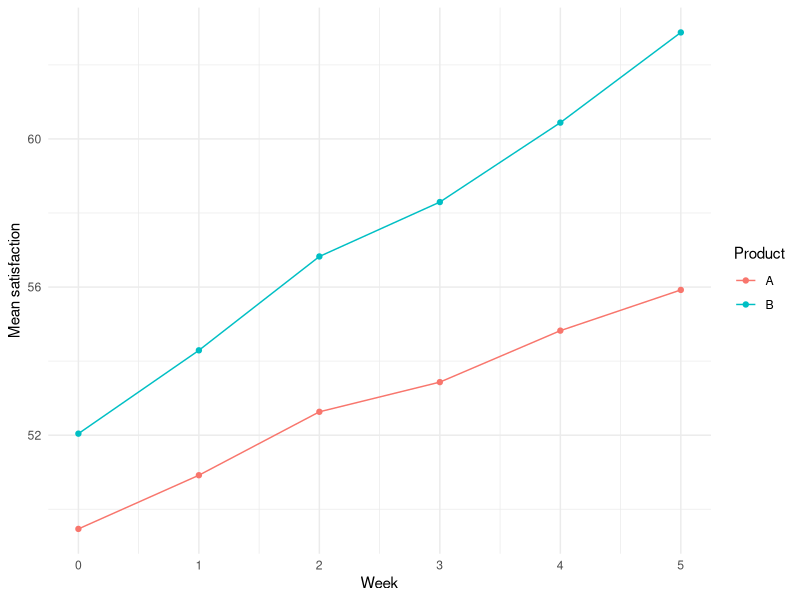
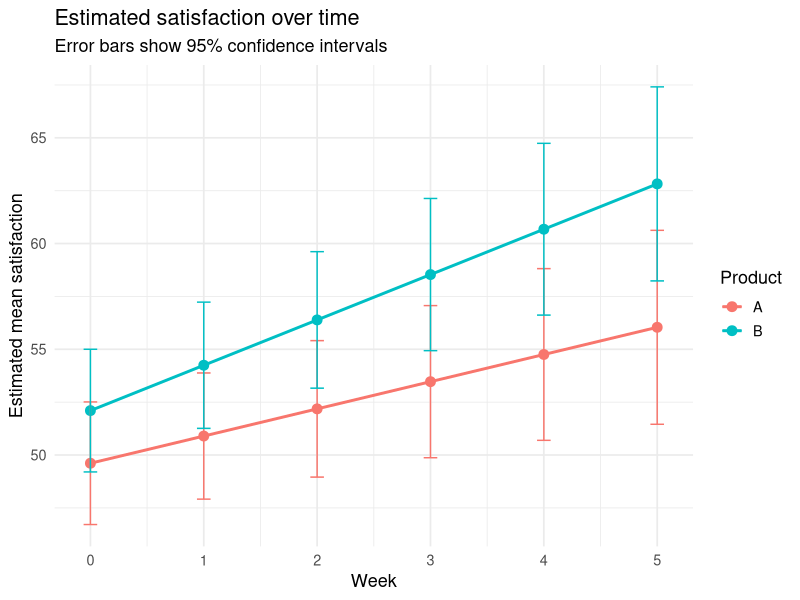
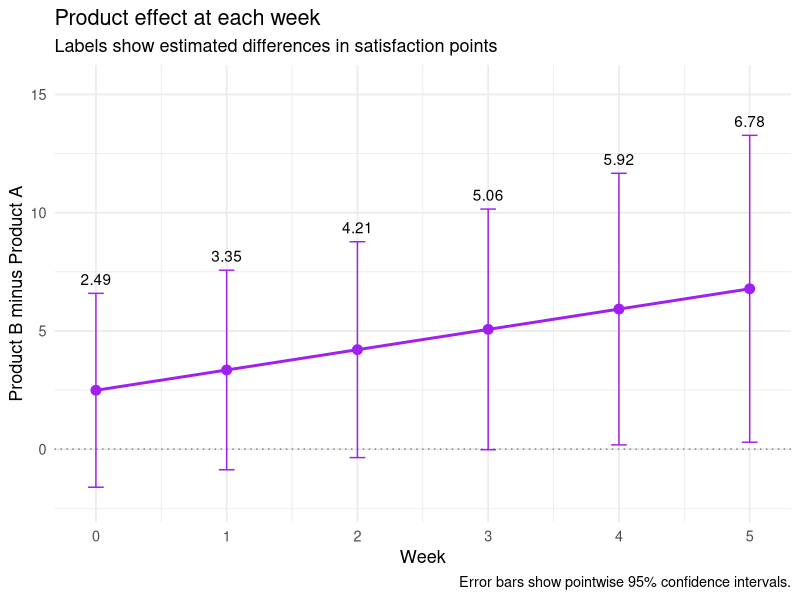
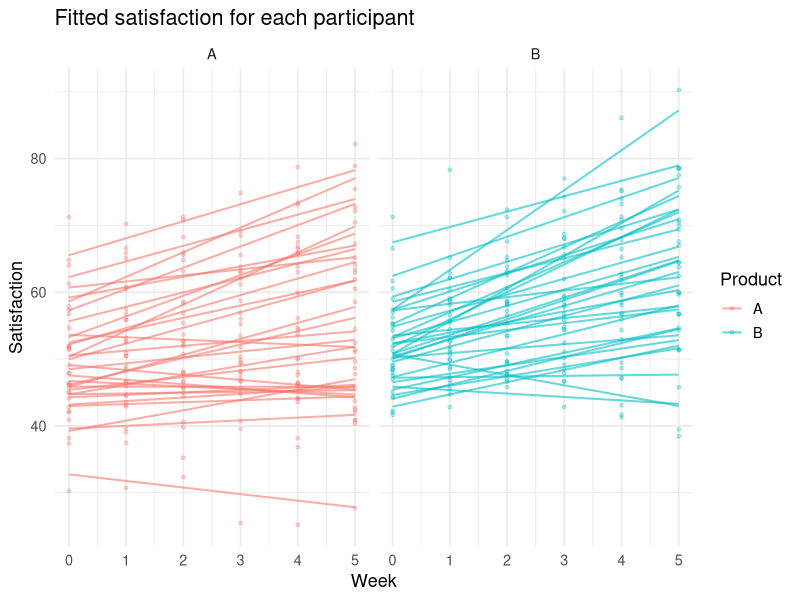
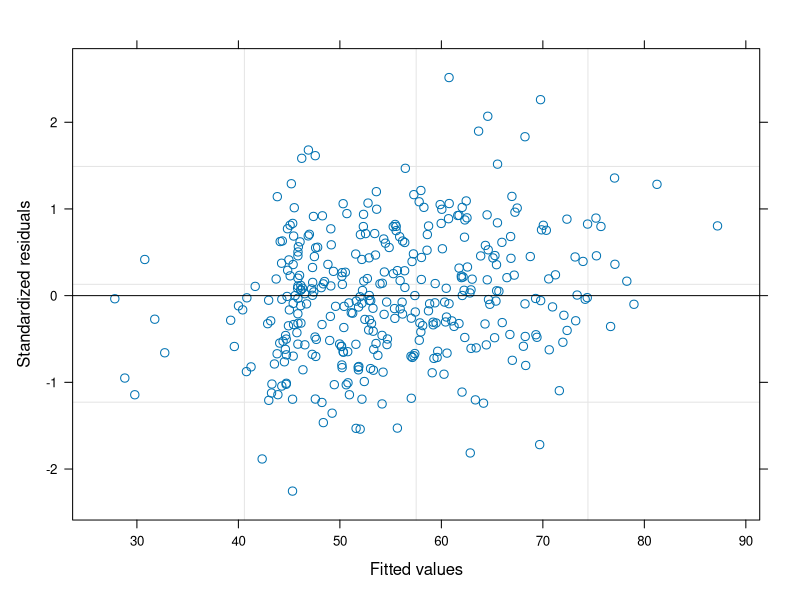
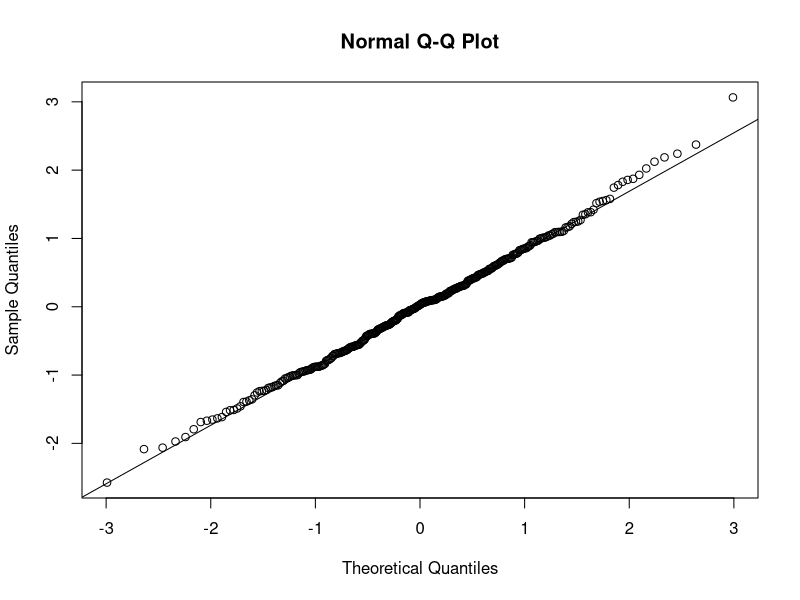
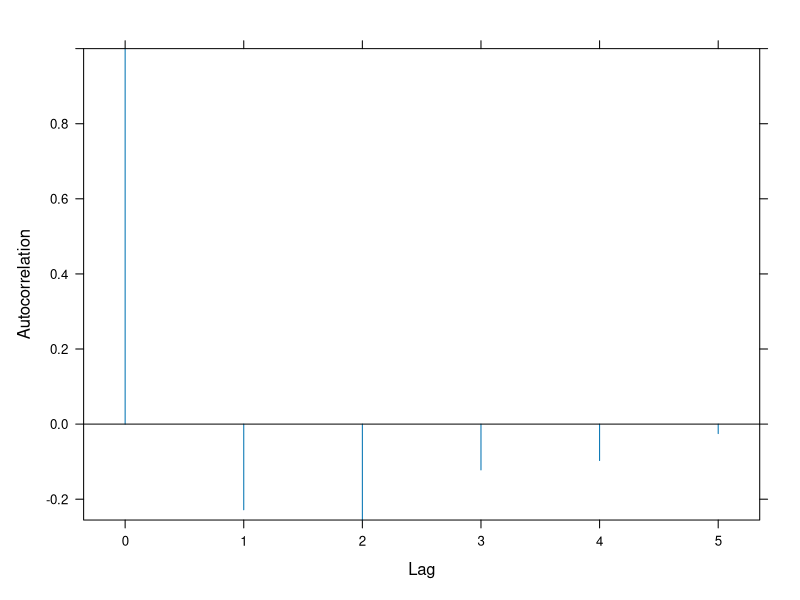
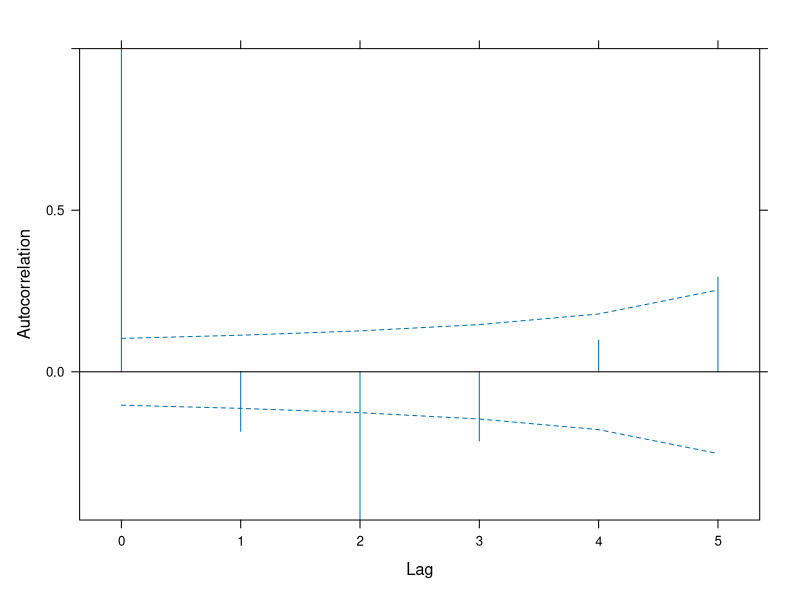

Write R code to recreate these figures, in order. (Note: this script raises an error after producing the figures.)
#example using a linear mixed effects model for analyzing 
#repeated measurements from the same participants

#suppose 60 participants are assigned to Product A or Product B
#the satisfaction scores are measured weekly for 6 weeks

#Question: Does satisfaction change differently over time for the two products?

#Step 1: create example data
library(nlme)
library(emmeans)
library(ggplot2)

set.seed(123)

n_people <- 60
n_visits <- 6

dat <- data.frame(
  id = factor(rep(seq_len(n_people), each = n_visits)),
  week = rep(0:5, times = n_people),
  product = factor(
    rep(rep(c("A", "B"), each = 30), each = n_visits)
  )
)

#participant deviations from the average starting level
person_intercept <- rep(
  rnorm(n_people, mean = 0, sd = 8),
  each = n_visits
)

#participant deviations from their product's average slope
person_slope <- rep(
  rnorm(n_people, mean = 0, sd = 2),
  each = n_visits
)

#nearby measurements within a participant are more correlated
#arima.sim generates n_visits correlated errors for one participant
#replicate repeats this for n_people
#e(t) = 0.5*e(t-1) + u(t), where u(t)~N(0,sd=3)
measurement_error <- as.vector(
  replicate(
    n_people,
    arima.sim(
      model = list(ar = 0.5),
      n = n_visits,
      sd = 3
    )
  )
)

#both products improve over time
#with product B improves an additional 1.5 points per week
dat$satisfaction <- with(
  dat,
  50 +
    person_intercept +
    (1 + 1.5 * (product == "B") + person_slope) * week +
    measurement_error
)

head(dat)

#plot average trajectories
average_scores <- aggregate(
  satisfaction ~ week + product,
  data = dat,
  FUN = mean
)
average_scores <- as.data.frame(average_scores)

ggplot(data=average_scores, aes(x = week, y=satisfaction,color=product)) +
  geom_point() +
  geom_line() +
  labs(
    x = "Week",
    y = "Mean satisfaction",
    color = "Product"
  ) +
  theme_minimal()

#fit the longitudinal model
model <- lme(
  fixed = satisfaction ~ product * week,  #to check for changes in scores that differ over time
  random = ~ week| id,  #respondents are random
  correlation = corAR1(form = ~ week | id),  #this accounts for repeated measurements
  data = dat,
  method = "REML"
)

summary(model)

#average effects
fixef(model)

#tests for the fixed effects
anova(model, type = "marginal")

#confidence intervals for the fixed effects
intervals(model, which = "fixed")

#participant deviations from the average intercept and slope
ranef(model)

#estimated variability in participant intercepts and slopes
VarCorr(model)

#estimated residual correlation between adjacent visits
coef(
  model$modelStruct$corStruct,
  unconstrained = FALSE
)

#estimate mean satisfaction for each product at each week
estimated_means <- emmeans(
  model,
  ~ product | week,
  at = list(week = 0:5)
)

means_df <- as.data.frame(confint(estimated_means))
means_df

#estimated trajectories with 95% confidence intervals for mean satisfaction
ggplot(
  means_df,
  aes(
    x = week,
    y = emmean,
    color = product,
    group = product
  )
) +
  geom_line(linewidth = 1) +
  geom_point(size = 3) +
  geom_errorbar(
    aes(ymin = lower.CL, ymax = upper.CL),
    width = 0.12
  ) +
  scale_x_continuous(breaks = 0:5) +
  labs(
    title = "Estimated satisfaction over time",
    subtitle = "Error bars show 95% confidence intervals",
    x = "Week",
    y = "Estimated mean satisfaction",
    color = "Product"
  ) +
  theme_minimal(base_size = 13)

#effect sizes
#with product levels A, B, this calculates B minus A
product_effects <- contrast(
  estimated_means,
  method = "revpairwise",
  adjust = "none"
)

effects_df <- as.data.frame(confint(product_effects))
effects_df

ggplot(effects_df, aes(x = week, y = estimate)) +
  geom_hline(
    yintercept = 0,
    linetype = "dotted",
    color = "gray50"
  ) +
  geom_line(color = "purple", linewidth = 1) +
  geom_errorbar(
    aes(ymin = lower.CL, ymax = upper.CL),
    width = 0.12,
    color = "purple"
  ) +
  geom_point(size = 3, color = "purple") +
  geom_text(
    aes(
      y = upper.CL,
      label = sprintf("%.2f", estimate)
    ),
    vjust = -0.7,
    show.legend = FALSE
  ) +
  scale_x_continuous(breaks = 0:5) +
  scale_y_continuous(
    expand = expansion(mult = c(0.1, 0.2))
  ) +
  labs(
    title = "Product effect at each week",
    subtitle = "Labels show estimated differences in satisfaction points",
    x = "Week",
    y = "Product B minus Product A",
    caption = "Error bars show pointwise 95% confidence intervals."
  ) +
  theme_minimal(base_size = 13)

#plot fitted line for each participant
#use predict(model, level = 1) to obtain fitted values that include each participant’s random intercept
#group = id draws a separate line for each participant

dat$fitted <- predict(model, newdata = dat, level = 1)

ggplot(
  dat,
  aes(x = week, color = product, group = id)
) +
  geom_point(
    aes(y = satisfaction),
    alpha = 0.3,
    size = 1
  ) +
  geom_line(
    aes(y = fitted),
    alpha = 0.6,
    linewidth = 0.7
  ) +
  facet_wrap(~ product) +
  labs(
    title = "Fitted satisfaction for each participant",
    x = "Week",
    y = "Satisfaction",
    color = "Product"
  ) +
  theme_minimal(base_size = 13)

#check model assumptions
#look for changing residual spread or systematic patterns
plot(model)

#check approximate normality of residuals
qqnorm(resid(model, type = "normalized"))
qqline(resid(model, type = "normalized"))

#check remaining correlation within participants (after accounting for the fitted model)
plot(ACF(model, resType = "normalized"))

#now, fit the model without the AR(1) structure
#this helps to check if AR(1) structure is supported
dat <- dat[order(dat$id, dat$week), ]

model_no_ar <- lme(
  fixed = satisfaction ~ product * week,
  random = ~ week | id,
  data = dat,
  method = "REML"
)

acf_before <- ACF(
  model_no_ar,
  resType = "normalized",
  maxLag = 5
)

print(acf_before)
plot(acf_before, alpha = 0.05)

#add AR(1) and compare the models
model_ar <- update(
  model_no_ar,
  correlation = corAR1(form = ~ week | id)
)

anova(model_no_ar, model_ar)

coef(
  model_ar$modelStruct$corStruct,
  unconstrained = FALSE
)
acf_after <- ACF(
  model_ar,
  resType = "normalized",
  maxLag = 5
)

plot(acf_after, alpha = 0.05)

#try a curved trajectory model
#straight line model
model_linear <- lme(
  fixed = satisfaction ~ product * week,
  random = ~ week | id,
  correlation = corAR1(form = ~ week | id),
  data = analysis_dat,
  method = "REML"
)

#curved trajectory model
model_quadratic <- update(
  model_linear,
  fixed = satisfaction ~ product * (week + I(week^2))
)

summary(model_quadratic)

#does adding curvature improve the fit?
anova(model_linear, model_quadratic)
